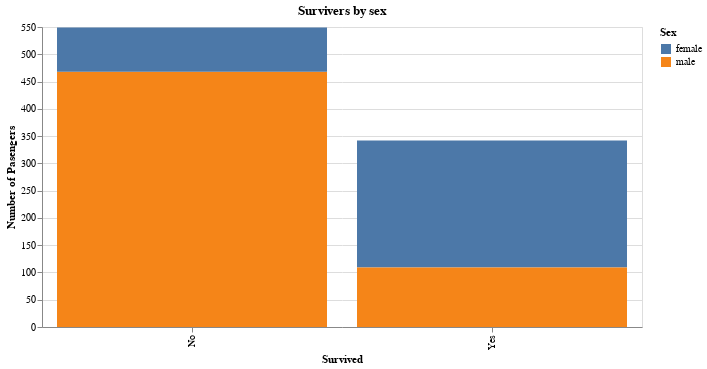

Notebook source saved alongside this figure:
### Code cell
alt.Chart(df).mark_bar().encode(
    alt.X('Survived', bin = False ),
    alt.Y('count(Sex)', title='Number of Pasengers'),
    alt.Color('Sex'),
    tooltip=['Sex', 'count(Sex)', 'Survived']
).properties(
    title='Survivers by sex',
    width=600
)

### Figure 1 — Vega-Lite specification as saved in the notebook (floating-point values rounded to 4 significant figures; data arrays with more than 128 entries replaced by an {"elided": "..."} marker saying what was removed)
{"config": {"view": {"continuousWidth": 400, "continuousHeight": 300}}, "data": {"name": "data-17b5a9272cdb76617ac540c5321e65cb"}, "mark": "bar", "encoding": {"color": {"field": "Sex", "type": "nominal"}, "tooltip": [{"field": "Sex", "type": "nominal"}, {"aggregate": "count", "field": "Sex", "type": "nominal"}, {"field": "Survived", "type": "nominal"}], "x": {"bin": false, "field": "Survived", "type": "nominal"}, "y": {"aggregate": "count", "field": "Sex", "title": "Number of Pasengers", "type": "nominal"}}, "title": "Survivers by sex", "width": 600, "$schema": "https://vega.github.io/schema/vega-lite/v4.17.0.json", "datasets": {"data-17b5a9272cdb76617ac540c5321e65cb": {"elided": "891 records"}}}
